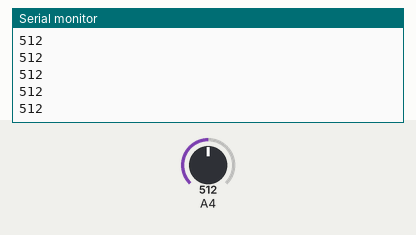
Recording of a sketch running on a simulated Arduino Mega 2560, built with avr-gcc and run on an emulated ATmega2560. Parts: the last lines printed to the serial monitor. The inputs (shaded band) are chosen by the test bench; at power-on: A4 = 512.

Above: at 1.2 s.
1.3 s: A4 set to 716
At 2.1 s:
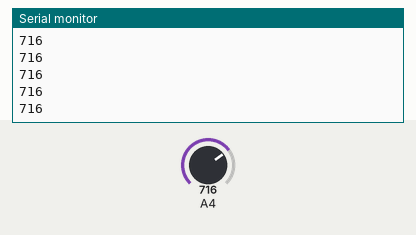
2.8 s: A4 set to 900
At 3.9 s:
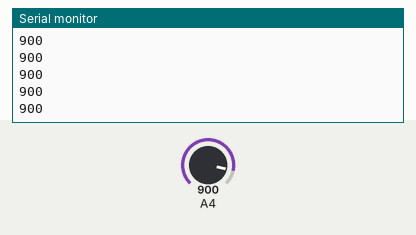
Timing chart, 0 to 5.8 s (numbered marks = the images above; inputs shaded):
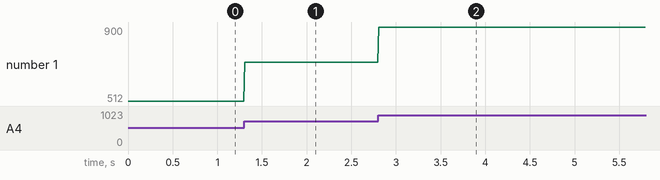

Measured:
- after the input at 1.3 s, the serial monitor: prints a new line at once (image 1)
- after the input at 2.8 s, the serial monitor: prints a new line at once (image 2)
- plotted number 1: 512 → 716 after the input at 1.3 s, 716 → 900 after the input at 2.8 s

The sketch:

ecg_sesnor_code.ino
```cpp
const int ECG_Pin = 36;  // Connect OUTPUT pin from AD8232 to SVP (GPIO36)

void setup() {
  Serial.begin(115200);  // Start serial communication
}

void loop() {
  // Read ECG sensor (analog input)
  int ECG_value = analogRead(ECG_Pin);  // Read the ECG signal

  // Print ECG value to Serial Monitor
  Serial.println(ECG_value);

  // Small delay for stability (adjust based on your sampling rate)
  delay(10);  // 10ms delay = 100Hz sampling rate
}
```
